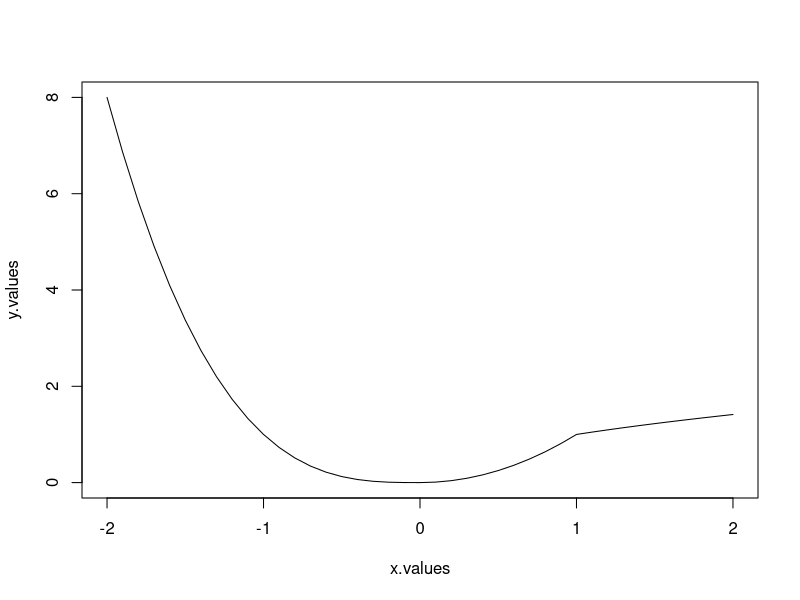
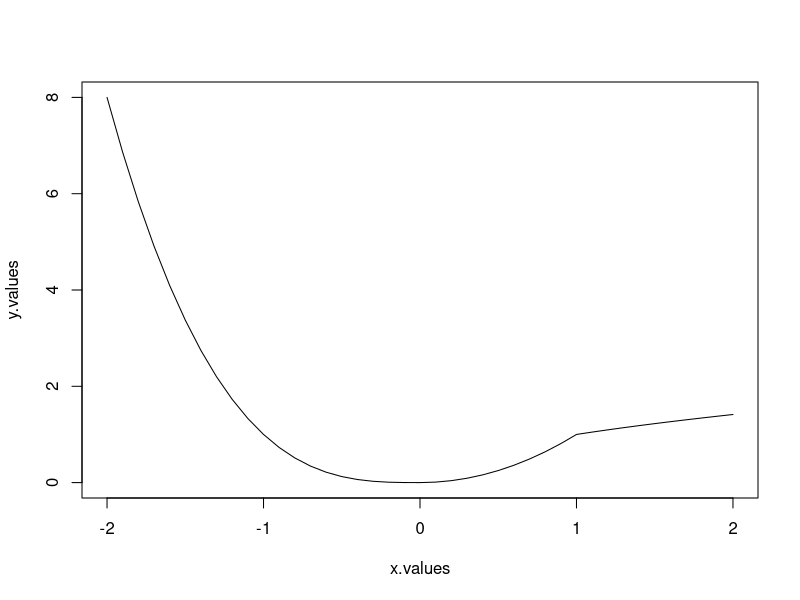
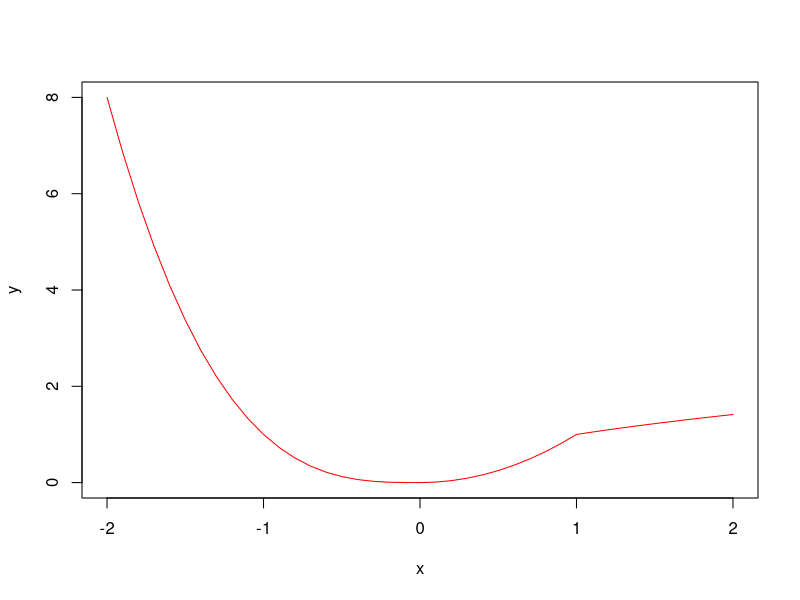

The R source for these figures, in order:
# HW1_Prob1
# input
x.values <- seq(-2, 2, by = 0.1)

# for each x calculate y
n <- length(x.values)

#initiate y-values
y.values <- rep(0, n)

for (i in 1:n) {
  x <- x.values[i]
  if (x <= 0) {
    y <- -x^3
  } else if (x <= 1) {
    y <- x^2
  } else {
    y <- sqrt(x)
  }
  y.values[i] <- y
}

# output
plot(x.values, y.values, type = "l")
############################################OR
for (i in 1:n){
 x<-x.values
 if (x[i]<=0){
	y.values[i]=-x[i]^3}
		else if (x[i]<=1){
		 y.values[i]<-x[i]^2} 
			else{
			 y.values[i]<-sqrt(x[i])
				}
			   }
	
	# output
plot(x.values, y.values, type = "l")


###########################################

# vectorised version
x <- seq(-2, 2, by = 0.1)
y <- ifelse(x <= 0, -x^3, ifelse(x <= 1, x^2, sqrt(x)))
plot(x, y, type = "l", col = "red")